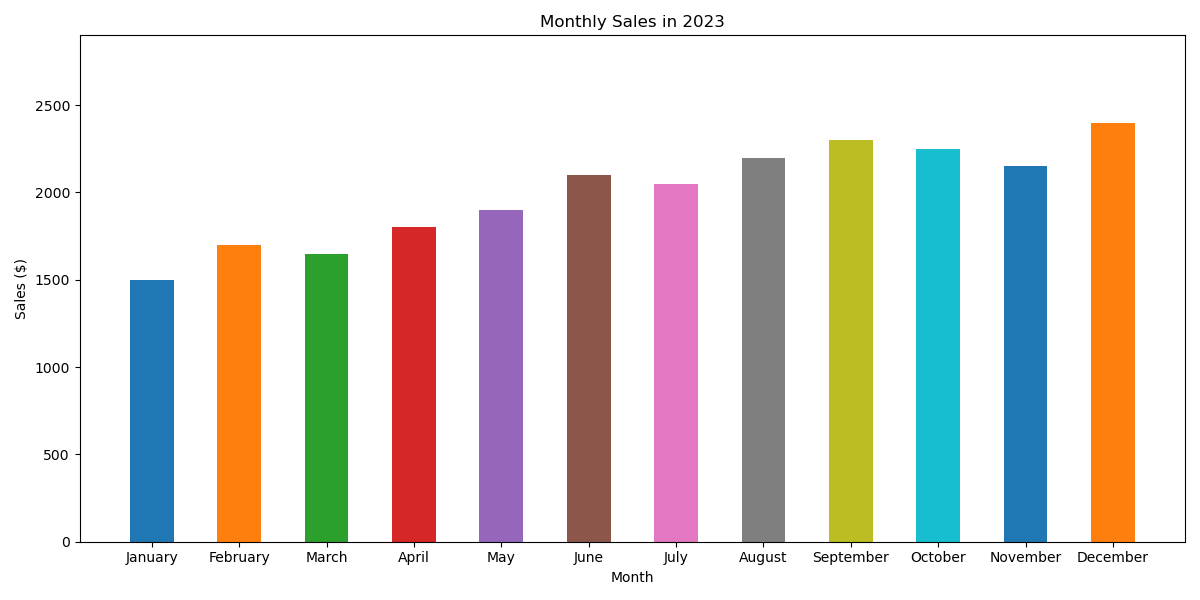

Generate this figure with Python:

import matplotlib.pyplot as plt

# Data
months = ['January', 'February', 'March', 'April', 'May', 'June', 'July', 'August', 'September', 'October', 'November', 'December']
sales = [1500, 1700, 1650, 1800, 1900, 2100, 2050, 2200, 2300, 2250, 2150, 2400]

# Colors for each bar
colors = ['#1f77b4', '#ff7f0e', '#2ca02c', '#d62728', '#9467bd', '#8c564b', '#e377c2', '#7f7f7f', '#bcbd22', '#17becf', '#1f77b4', '#ff7f0e']

# Create a vertical bar chart
plt.figure(figsize=(12, 6))  # Change the figure size (width x height)
bar_width = 0.5  # Change the bar width
plt.bar(months, sales, color=colors, width=bar_width)

# Setting the title and labels
plt.title('Monthly Sales in 2023')
plt.xlabel('Month')
plt.ylabel('Sales ($)')

# Adjust the limits if necessary
plt.ylim([0, max(sales) + 500])

# Display the chart
plt.tight_layout()
plt.show()
